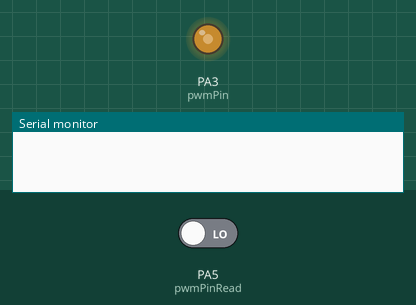
Recording of a sketch running on a simulated STM32 Blue Pill. Shown: output pins drawn as LEDs (lit = HIGH), the last lines printed to the serial monitor. Inputs (shaded band) come from the test bench; at power-on: PA5 (pwmPinRead) LOW.

Above: at 0.05 s.
At 6.05 s:
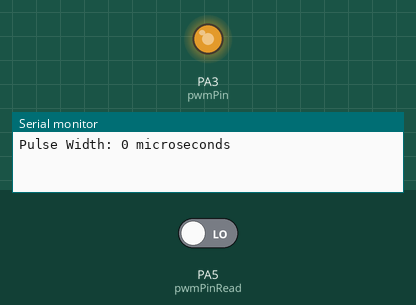
At 11.0 s:
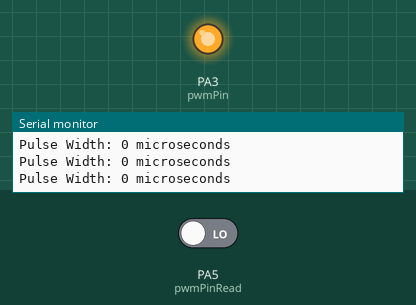
Timing chart, 0 to 14.3 s (numbered marks = the images above):
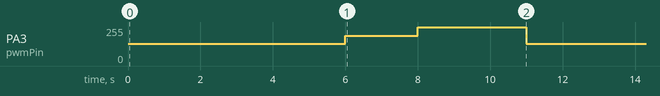

The sketch:

PWMRead.ino
```cpp
const int pwmPin = 3;
const int pwmPinRead = 5;
unsigned long pulseWidth;

void setup() {
  Serial.begin(9600);
  pinMode(pwmPin, OUTPUT);
  pinMode(pwmPinRead, INPUT);
}

void loop() {
  // f = 490Hz, T = 1/f = 0.00204s = 2.04ms for the full period.
  // for 50% duty cycle, we take T/2 in us which is approx 1020 microseconds.
  analogWrite(pwmPin, 128);
  delay(5000);

  pulseWidth = pulseIn(pwmPinRead, HIGH);
  Serial.print("Pulse Width: ");
  Serial.print(pulseWidth);
  Serial.println(" microseconds");

  // For 100% duty cycle it should be fully 0.00204s or 2040 microseconds.
  // There is an error that this reads 0us instead of 2020, I don't know why right now.
  analogWrite(pwmPin, 191); // 75% Duty cycle, should output 1.53 milliseconds
  delay(1000);

  pulseWidth = pulseIn(pwmPinRead, HIGH);
  Serial.print("Pulse Width: ");
  Serial.print(pulseWidth);
  Serial.println(" microseconds");


  // for 100% duty cycle it should be fully 0.00204s or 2040 microseconds.
  // There is an error that this reads 0us instead of 2020, I don't know why right now.
  analogWrite(pwmPin, 254); // 100% Duty cycle, cannot use 255, outputs 2020 or 2.02ms
  delay(1000);

  pulseWidth = pulseIn(pwmPinRead, HIGH);
  Serial.print("Pulse Width: ");
  Serial.print(pulseWidth);
  Serial.println(" microseconds");
  delay(1000);
}
```

Measured:
- by itself, PA3 (pwmPin): repeats every 11.0 s: 191/255 2.0 s, 254/255 3.0 s, 128/255 6.0 s
